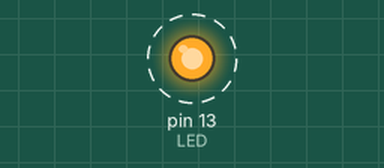
This sketch was run on a simulated Arduino Uno, built with avr-gcc and run on an emulated ATmega328P. Shown: output pins drawn as LEDs (lit = HIGH). Dashed ring = blinking.

Above: at 0.5 s.
Timing chart, 0 to 3.5 s (numbered marks = the images above):
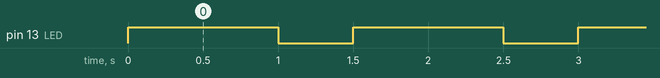

The sketch:

ON_OFF.ino
```cpp
const int LED = 13;

void setup() {
  // put your setup code here, to run once:
  pinMode(LED, OUTPUT);
  Serial.begin(9600);
  char* name;
  printf("hello, ");
  scanf("%s", &name);
  printf("hello, %s", name);
}

void loop() {
  // put your main code here, to run repeatedly:
  /*
  On for 1 seconds and off for .5 seconds
  */
  digitalWrite(LED, HIGH);
  delay(1000);
  digitalWrite(LED, LOW);
  delay(500);

}
```

Measured:
- by itself, pin 13 (LED): alternates HIGH for 1.0 s and LOW for 0.50 s
